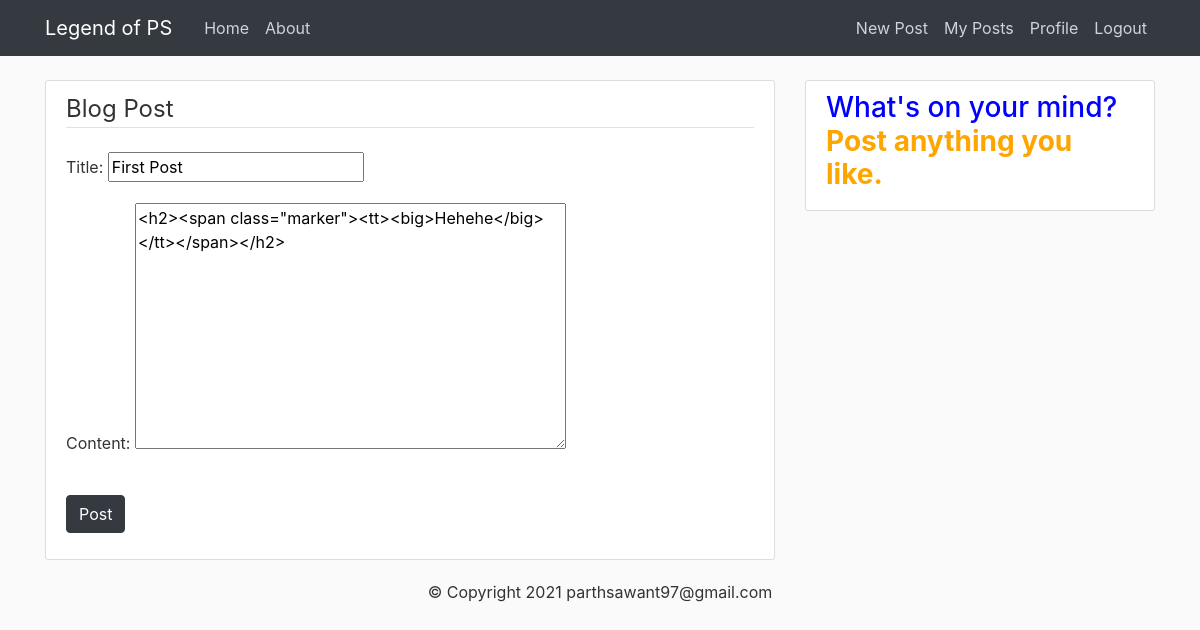
The page /post/2/update/ (signed in) on the database its author committed.
### blog/models.py (models this page shows, shortened)
class Post(models.Model):
    title = models.CharField(max_length=100)
    content = RichTextField(blank=True, null=True)
    date_posted = models.DateTimeField(auto_now_add=True)
    author = models.ForeignKey(User, on_delete=models.CASCADE, related_name="author")
    likes = models.ManyToManyField(User, related_name="likes")

### blog/views.py (the view, shortened to what this page needs)
# urls.py: path('post/<int:pk>/update/', PostUpdateView.as_view(), name='post-update'),
class PostUpdateView(LoginRequiredMixin, UserPassesTestMixin, UpdateView):  # class based view.
    model = Post
    fields = ['title', 'content']
    def test_func(self):
        post = self.get_object()
        if self.request.user == post.author:
            return True
        else:
            return False

### blog/templates/blog/post_form.html (shortened to what this page needs)
{% extends "blog/base.html" %}
{% load crispy_forms_tags %}
{% block content %}
  <div class='content-section'>
      <form method="POST">
          <fieldset class="form-group">
              <legend class="border-bottom mb-4"> Blog Post </legend>
                  {{ form.as_p }}
          </fieldset>
          <div class="form-group">
              <button class=" btn btn-dark" type="submit">Post</button>
          </div>
      </form>
  </div>
{% endblock %}

### blog/static/blog/main.css (style rules this page uses)
body { background: #fafafa; color: #333333; margin-top: 5rem; }
.content-section { background: #ffffff; padding: 10px 20px; border: 1px solid #dddddd; border-radius: 3px; margin-bottom: 20px; }

### rows shown on the page
Post: title "First Post", content "<h2><span class=\"marker\"><tt><big>Hehehe</big></tt></span></h2>"
